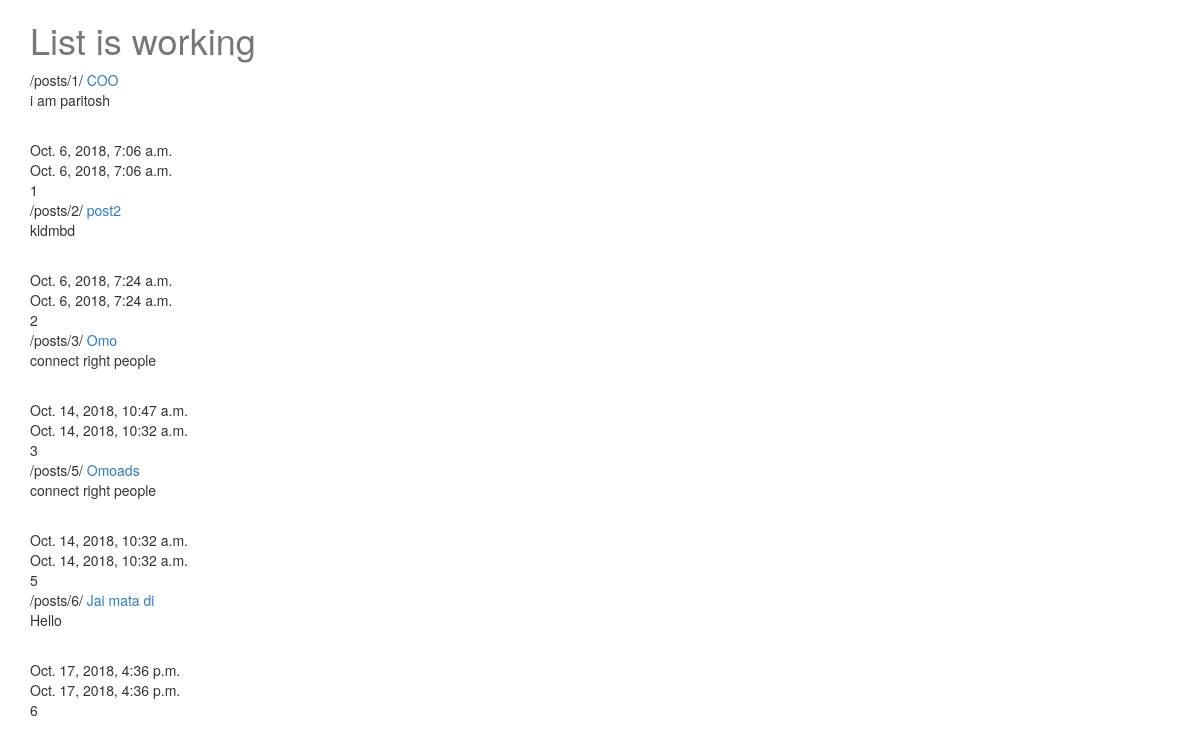
/posts/, run on the app's committed database.
### posts/models.py (models this page shows, shortened)
class Post(models.Model):
	title = models.CharField(max_length=120)
	content = models.TextField()
	updated = models.DateTimeField(auto_now=True, auto_now_add=False)
	timestamp = models.DateTimeField(auto_now=False, auto_now_add=True)
	def get_absolute_url(self):
		return reverse("posts:detail", kwargs={"id": self.id})

### posts/views.py (the view)
def post_list(request):
	queryset = Post.objects.all()
	context = {
			"object_list": queryset,
			"title": "List"
		}
	return render(request, "post_list.html", context)

### templates/post_list.html
{% extends "base.html" %}
{% block content %}
<h1>{{ title }} is working</h1>
{% for obj in object_list %}
{% url "posts:detail" id=obj.id %}
<a href='{{ obj.get_absolute_url }}'>{{ obj.title }}</a><br/>
{{ obj.content|linebreaks|truncatechars:120 }}<br/>
{{ obj.updated }}<br/>
{{ obj.timestamp }}<br/>
{{ obj.id }}<br/>
{% endfor %}
{% endblock content %}

### templates/base.html (shortened to what this page needs)
{% load staticfiles %}
<!DOCTYPE html>
<html>
<head>
<link rel="stylesheet" href="https://maxcdn.bootstrapcdn.com/bootstrap/3.3.7/css/bootstrap.min.css">
<link rel="stylesheet" href='{% static "css/base.css" %}' />
</head>
<body>
<div class='container'>
{% block content %}
{% endblock content %}
</div>
</body>
</html>

### static/css/base.css (style rules this page uses)
h1 { color: #777777; }

### data on the page
Post: id "/posts/1/", title "COO", content "i am paritosh", updated "Oct. 6, 2018, 7:06 a.m.", timestamp "Oct. 6, 2018, 7:06 a.m.", id "1"
Post: id "/posts/2/", title "post2", content "kldmbd", updated "Oct. 6, 2018, 7:24 a.m.", timestamp "Oct. 6, 2018, 7:24 a.m.", id "2"
Post: id "/posts/3/", title "Omo", content "connect right people", updated "Oct. 14, 2018, 10:47 a.m.", timestamp "Oct. 14, 2018, 10:32 a.m.", id "3"
Post: id "/posts/5/", title "Omoads", content "connect right people", updated "Oct. 14, 2018, 10:32 a.m.", timestamp "Oct. 14, 2018, 10:32 a.m.", id "5"
Post: id "/posts/6/", title "Jai mata di", content "Hello", updated "Oct. 17, 2018, 4:36 p.m.", timestamp "Oct. 17, 2018, 4:36 p.m.", id "6"

### other printed values
{{ title }} "List"
